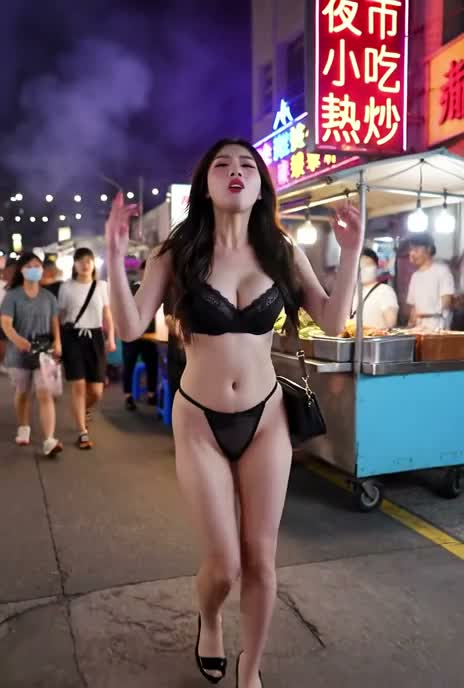
#> input picture artifacts/lipdub-queue-20260731/front_closeup_source.jpg, 464 x 688 px; its folder holds only this picture in this run
$ python -i face_identity.py   (imports and definitions only)
#> lines starting #> are read from the running program, lines starting #| are printed output that depends on the picture
### skills/ai-film-grok/scripts/util.py
"""Shared I/O and general-purpose utilities for the ai-film-grok pipeline."""

from __future__ import annotations

import fcntl
import hashlib
import json
import os
import tempfile
from collections.abc import Iterator
from contextlib import contextmanager
from pathlib import Path
from typing import Any


# [6 lines left out: function canonical_json_sha256, not called in this run]


def sha256_file(path: Path) -> str:
    """Hash large media without loading the complete file into memory."""
    digest = hashlib.sha256()
    with path.open("rb") as handle:
        for chunk in iter(lambda: handle.read(1024 * 1024), b""):
            digest.update(chunk)
    return digest.hexdigest()


# [48 lines left out: functions read_json, write_json, exclusive_file_lock, ensure_dir, not called in this run]

### skills/ai-film-grok/scripts/assets/face_identity.py
#!/usr/bin/env python3
"""Pixel-level face identity fingerprints for cast masters and stills.

No heavyweight ML deps: Pillow-only aHash + dHash + skin/face-region color
histogram. Good enough to catch "different person / severe face morph" between
cast master and keyframes; not a forensic biometrics system.

Receipt: ``receipts/face-identity.json``
  {
    "schema_version": 1,
    "kind": "face-identity",
    "verified": true|false,
    "enrolled": { "<char_id>": { "source", "sha256", "fingerprint", ... } },
    "checks": [ { "path", "char_id", "ok", "distance", "threshold", ... } ],
    ...
  }

post_audit reads ``verified``; use ``aifilm face-identity audit`` before final.
"""

from __future__ import annotations

import json
from pathlib import Path
from typing import Any

from util import sha256_file as _sha256_file
from util import soft_json, utc_now

RECEIPT_NAME = "face-identity.json"
SCHEMA_VERSION = 1

# Hamming distance on 64-bit aHash/dHash (0=identical, 64=opposite).
# After Gaussian blur, same-person pose/light variance often lands ~8–20;
# different person / env plate usually >> 24 or hist blows up.
DEFAULT_AHASH_MAX = 22
DEFAULT_DHASH_MAX = 24
# Histogram L1 distance after L1-normalize (0..2); face-region only
DEFAULT_HIST_MAX = 0.72


def _open_rgb(path: Path):
    from PIL import Image

    img = Image.open(path).convert("RGB")
    return img


def face_region_box(width: int, height: int) -> tuple[int, int, int, int]:
    """Heuristic face box for 9:16 portraits and mid shots.

    Upper-center band where cast masters and MCU hero stills put the face.
    """
    # Horizontal: center 70%
    x0 = int(width * 0.15)
    x1 = int(width * 0.85)
    # Vertical: top 12% to 52% for full-body-ish; for CU face fills more —
    # use top 8%–58% which still works for MCU
    y0 = int(height * 0.08)
    y1 = int(height * 0.58)
    if y1 <= y0 + 8:
        y0, y1 = 0, height // 2
    if x1 <= x0 + 8:
        x0, x1 = 0, width
    return x0, y0, x1, y1


def _pixels_gray(img, size: tuple[int, int]) -> list[int]:
    from PIL import Image

    small = img.convert("L").resize(size, Image.Resampling.LANCZOS)
    # Pillow 10+: getdata deprecated → prefer tobytes path
    raw = small.tobytes()
    return list(raw)


def _ahash_bits(img, hash_size: int = 8) -> int:
    """Average hash → 64-bit int."""
    pixels = _pixels_gray(img, (hash_size, hash_size))
    avg = sum(pixels) / max(len(pixels), 1)
    bits = 0
    for i, p in enumerate(pixels):
        if p >= avg:
            bits |= 1 << i
    return bits


def _dhash_bits(img, hash_size: int = 8) -> int:
    """Difference hash → 64-bit int."""
    pixels = _pixels_gray(img, (hash_size + 1, hash_size))
    bits = 0
    bit = 0
    for row in range(hash_size):
        row_start = row * (hash_size + 1)
        for col in range(hash_size):
            left = pixels[row_start + col]
            right = pixels[row_start + col + 1]
            if left > right:
                bits |= 1 << bit
            bit += 1
    return bits


def _hamming(a: int, b: int) -> int:
    return (a ^ b).bit_count()


def _color_hist(img, bins: int = 8) -> list[float]:
    """Normalized RGB histogram (3 * bins)."""
    from PIL import Image

    small = img.resize((64, 64), Image.Resampling.BILINEAR)
    hist = small.histogram()  # 256*3
    # collapse each channel to `bins`
    out: list[float] = []
    for ch in range(3):
        base = ch * 256
        step = 256 // bins
        for i in range(bins):
            s = sum(hist[base + i * step : base + (i + 1) * step])
            out.append(float(s))
    total = sum(out) or 1.0
    return [v / total for v in out]


def _hist_l1(a: list[float], b: list[float]) -> float:
    n = min(len(a), len(b))
    return sum(abs(a[i] - b[i]) for i in range(n))


def compute_fingerprint(path: Path, *, use_face_region: bool = True) -> dict[str, Any]:
    """Compute face-region fingerprint for one image.

    Blur before hash so micro-expression / neon grade shifts do not dominate;
    color hist still catches gross identity / wardrobe-head swaps.
    """
#> called with use_face_region = True
    path = Path(path).expanduser().resolve()
    if not path.is_file():
        raise FileNotFoundError(path)
    from PIL import ImageFilter

    img = _open_rgb(path)
#> in _open_rgb, img is the input picture: PIL image 464x688 RGB; mean R, G, B 107.8, 86.7, 94.4
    w, h = img.size
#> w = 464; h = 688
    box = face_region_box(w, h) if use_face_region else (0, 0, w, h)
#> box = (69, 55, 394, 399)
    face = img.crop(box)
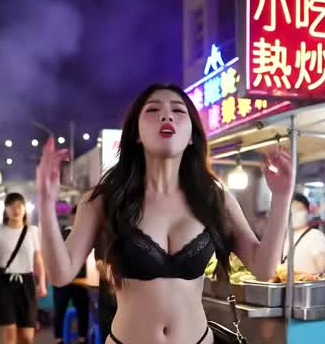
#> face: PIL image 325x344 RGB; mean R, G, B 116.3, 90.5, 106.2
    # Strong blur → structure/identity, not pore/edge noise
    face_blur = face.filter(ImageFilter.GaussianBlur(radius=2.5))
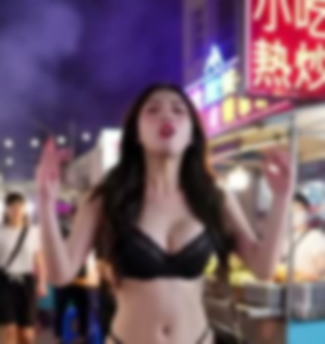
#> face_blur: PIL image 325x344 RGB; mean R, G, B 116.3, 90.5, 106.2
    ahash = _ahash_bits(face_blur)
#> in _ahash_bits, `pixels = _pixels_gray(img, (hash_size, hash_size))`: pixels = 64 values, max 206 at index 47, min 20 at index 57, mean 99.84
#> in _ahash_bits, `avg = sum(pixels) / max(len(pixels), 1)`: avg = 99.84
#> the loop in _ahash_bits, `for i, p in enumerate(pixels):` made 64 passes
#> (p, bits) on passes 7, 8, 14, 15, 16, 21, 22, 23, 24, 27, 30, 31: (116, 64), (143, 192), (149, 8384), (156, 24768), (147, 57536), (132, 1106112), (195, 3203264), (138, 7397568), (142, 15786176), (127, 82895040), (121, 619765952), (140, 1693507776)
#> bits on passes 61, 64: 1784221378144166080, 11007593414998941888
#> after the loop in _ahash_bits, `for i, p in enumerate(pixels):`: bits = 11007593414998941888
#> ahash = 11007593414998941888
    dhash = _dhash_bits(face_blur)
#> in _dhash_bits, `pixels = _pixels_gray(img, (hash_size + 1, hash_size))`: pixels = 72 values, max 209 at index 53, min 13 at index 48, mean 99.88
#> after the loop in _dhash_bits, `for row in range(hash_size):`: bit = 64; bits = 3676687539487607566
#> dhash = 3676687539487607566
    hist = _color_hist(face_blur)
#> in _color_hist, `small = img.resize((64, 64), Image.Resampling.BILINEAR)`:
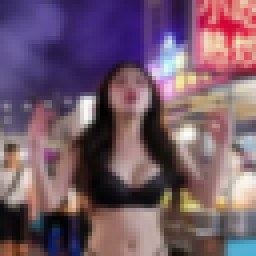
#> small: PIL image 64x64 RGB (shown 4 times larger); mean R, G, B 116.3, 90.6, 106.2
#> in _color_hist, `hist = small.histogram()`: hist = 768 values, max 55 at index 634, min 0 at index 0, mean 16
#> after the loop in _color_hist, `for ch in range(3):`: out = [384, 739, 689, 444, 628, 655, 326, 231, 742, 788, 773, 682, 582, 331, 138, 60, 453, 344, 701, 1285, 832, 283, 126, 72]
#> in _color_hist, `total = sum(out) or 1.0`: total = 12288
#> hist = [0.0312, 0.0601, 0.0561, 0.0361, 0.0511, 0.0533, 0.0265, 0.0188, 0.0604, 0.0641, 0.0629, 0.0555, 0.0474, 0.0269, 0.0112, 0.00488, 0.0369, 0.028, 0.057, 0.105, 0.0677, 0.023, 0.0103, 0.00586]
    # Second crop (tighter forehead–chin) — keep best match path in compare via dual hashes
    x0, y0, x1, y1 = box
#> x0 = 69; y0 = 55; x1 = 394; y1 = 399
    bw, bh = x1 - x0, y1 - y0
#> bw = 325; bh = 344
    tight = (
        x0 + int(bw * 0.12),
        y0 + int(bh * 0.10),
        x1 - int(bw * 0.12),
        y1 - int(bh * 0.15),
    )
#> tight = (108, 89, 355, 348)
    face2 = img.crop(tight).filter(ImageFilter.GaussianBlur(radius=2.5))
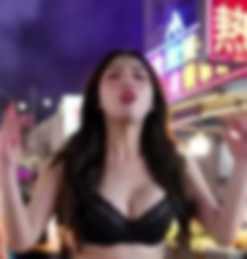
#> face2: PIL image 247x259 RGB; mean R, G, B 113.5, 87.7, 101.8
    ahash2 = _ahash_bits(face2)
#> the loop in _ahash_bits (call 2), `for i, p in enumerate(pixels):` made 64 passes
#> (p, bits) on passes 6, 7, 8, 14, 15, 16, 21, 22, 23, 24, 26, 27: (98, 32), (113, 96), (185, 224), (197, 8416), (171, 24800), (149, 57568), (127, 1106144), (174, 3203296), (175, 7397600), (129, 15786208), (117, 49340640), (137, 116449504)
#> bits on passes 63 to 64: 4864971457638228192, 14088343494493004000
#> ahash2 = 14088343494493004000
    dhash2 = _dhash_bits(face2)
#> dhash2 = 448024149416330509
    return {
        "path": str(path),
        "sha256": _sha256_file(path),
        "width": w,
        "height": h,
        "face_box": list(box),
        "ahash": ahash,
        "dhash": dhash,
        "ahash_alt": ahash2,
        "dhash_alt": dhash2,
        "ahash_hex": f"{ahash:016x}",
        "dhash_hex": f"{dhash:016x}",
        "hist": hist,
        "algorithm": "ahash+dhash+rgbhist@face-region+blur",
        "algorithm_version": 2,
    }


# [504 lines left out: functions compare_fingerprints, load_receipt, save_receipt, enroll, verify_image, enroll_from_bible and 4 more, not called in this run]

>>> result = compute_fingerprint('../../../../artifacts/lipdub-queue-20260731/front_closeup_source.jpg')
#> result = 14 items
